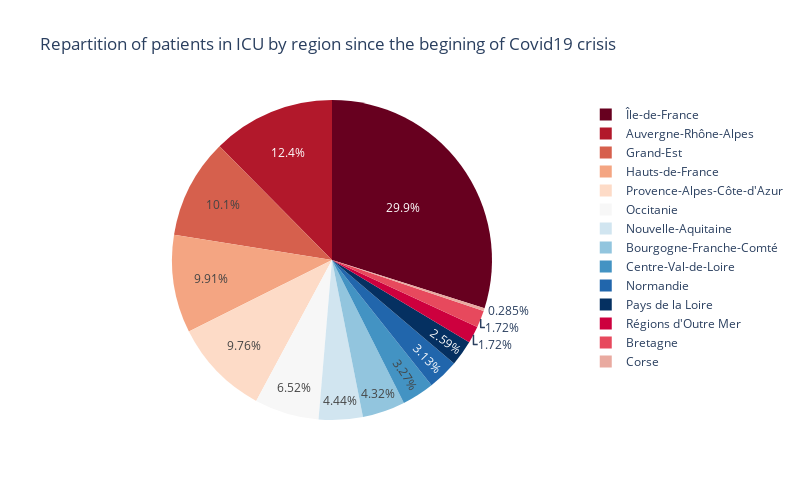

The notebook cell this image was saved under:
### Code cell
icu_reg_repartition()

### Figure 1 — Plotly figure (JSON) as saved in the notebook; plotly's stock layout.template omitted (floating-point values rounded to 4 significant figures)
{"data": [{"domain": {"x": [0, 1], "y": [0, 1]}, "hovertemplate": "index=%{label}<br>Total number=%{value}<extra></extra>", "labels": ["Île-de-France", "Centre-Val-de-Loire", "Bourgogne-Franche-Comté", "Normandie", "Hauts-de-France", "Grand-Est", "Pays de la Loire", "Bretagne", "Nouvelle-Aquitaine", "Occitanie", "Auvergne-Rhône-Alpes", "Provence-Alpes-Côte-d'Azur", "Corse", "Régions d'Outre Mer"], "legendgroup": "", "name": "", "showlegend": true, "type": "pie", "values": [316089, 34585, 45671, 33113, 104864, 106549, 27361, 18197, 47004, 68943, 131268, 103254, 3016, 18233]}], "layout": {"height": 500, "legend": {"tracegroupgap": 0}, "piecolorway": ["rgb(103,0,31)", "rgb(178,24,43)", "rgb(214,96,77)", "rgb(244,165,130)", "rgb(253,219,199)", "rgb(247,247,247)", "rgb(209,229,240)", "rgb(146,197,222)", "rgb(67,147,195)", "rgb(33,102,172)", "rgb(5,48,97)"], "title": {"text": "Repartition of patients in ICU by region since the begining of Covid19 crisis"}, "width": 800}}
